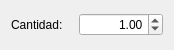
<?xml version="1.0" encoding="UTF-8"?>
<ui version="4.0">
 <class>frmcantidad</class>
 <widget class="QDialog" name="frmcantidad">
  <property name="geometry">
   <rect>
    <x>0</x>
    <y>0</y>
    <width>174</width>
    <height>50</height>
   </rect>
  </property>
  <property name="windowTitle">
   <string>Introduzca Cantidad</string>
  </property>
  <layout class="QGridLayout" name="gridLayout">
   <item row="0" column="0">
    <widget class="QLabel" name="label">
     <property name="text">
      <string>Cantidad:</string>
     </property>
    </widget>
   </item>
   <item row="0" column="1">
    <widget class="QDoubleSpinBox" name="doubleSpinBox">
     <property name="alignment">
      <set>Qt::AlignRight|Qt::AlignTrailing|Qt::AlignVCenter</set>
     </property>
     <property name="maximum">
      <double>9999999.990000000223517</double>
     </property>
     <property name="value">
      <double>1.000000000000000</double>
     </property>
    </widget>
   </item>
  </layout>
 </widget>
 <resources/>
 <connections/>
</ui>
